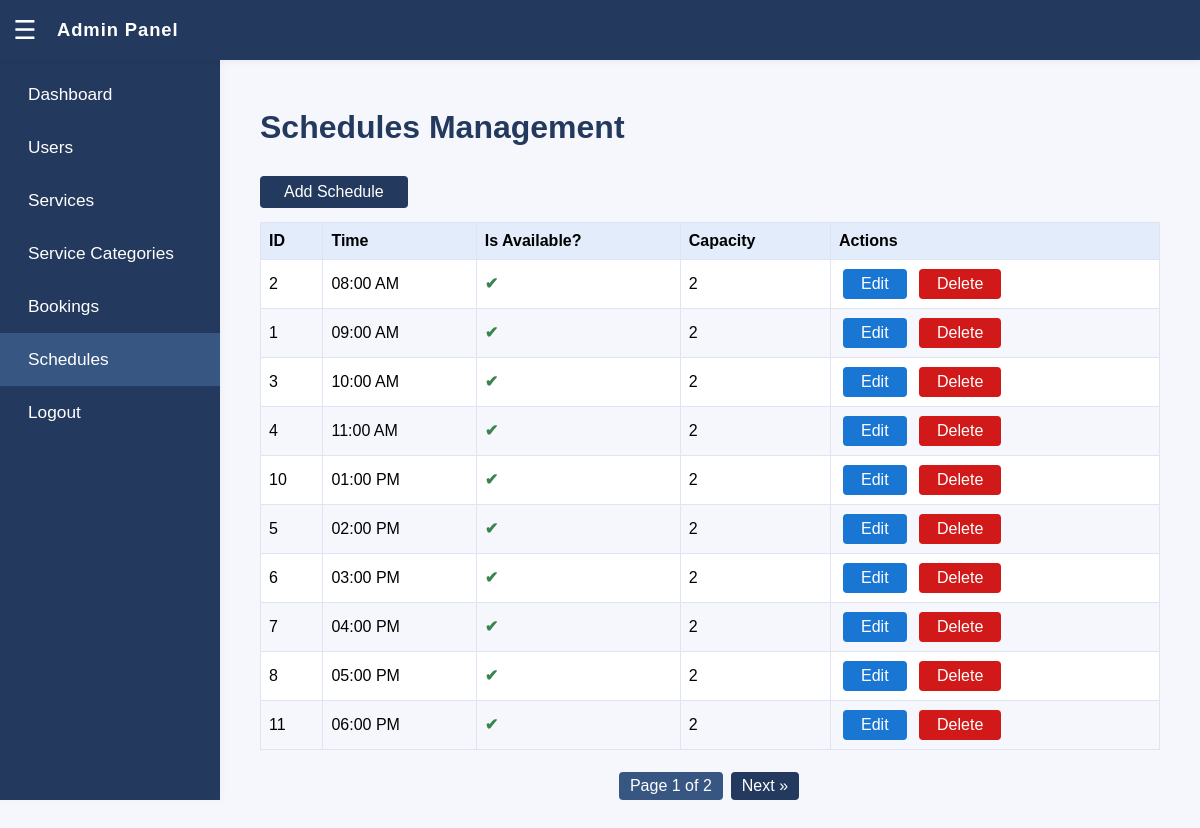
/dashboard/schedules/ (signed in), run on the app's committed database.
### booking/models.py (models this page shows, shortened)
class Schedule(models.Model):
    available_time = models.TimeField()
    is_available = models.BooleanField(default=True)
    capacity = models.PositiveIntegerField(default=1, help_text="Max bookings per slot (number of staff available)")
    class Meta:
        ordering = ["available_time"]

### booking/views.py (the view)
# urls.py: path('dashboard/schedules/', views.admin_schedule, name='admin_schedule'),
@login_required
def admin_schedule(request):
    schedule_qs = Schedule.objects.all().order_by('available_time')
    paginator = Paginator(schedule_qs, 10)
    page_number = request.GET.get('page')
    schedules = paginator.get_page(page_number)
    context = {
        'schedules': schedules,
        'is_paginated': schedules.has_other_pages(),
        'page_obj': schedules,
    }
    return render(request, 'admin/admin_schedule.html', context)

### booking/templates/admin/admin_schedule.html (shortened to what this page needs)
<!DOCTYPE html>
<html lang="en">
<head>
</head>
<body>
    <div class="app-header">
        <button class="hamburger" id="sidebarToggle" aria-label="Open menu">
            <span>&#9776;</span>
        </button>
        <span class="header-title">Admin Panel</span>
    </div>
    <nav class="sidebar" id="sidebar">
        <div class="sidebar-nav">
            <a href="{% url 'admin_dashboard' %}" class="{% if request.resolver_match.url_name == 'admin_dashboard' %}active{% endif %}">Dashboard</a>
            <a href="{% url 'admin_users' %}" class="{% if request.resolver_match.url_name == 'admin_users' %}active{% endif %}">Users</a>
            <a href="{% url 'admin_services' %}" class="{% if request.resolver_match.url_name == 'admin_services' %}active{% endif %}">Services</a>
            <a href="{% url 'admin_servicecategory_list' %}" class="{% if request.resolver_match.url_name == 'admin_servicecategory_list' %}active{% endif %}">Service Categories</a>
            <a href="{% url 'admin_bookings' %}" class="{% if request.resolver_match.url_name == 'admin_bookings' %}active{% endif %}">Bookings</a>
            <a href="{% url 'admin_schedule' %}" class="{% if request.resolver_match.url_name == 'admin_schedule' %}active{% endif %}">Schedules</a>
            <a href="{% url 'admin_logout' %}" class="logout">Logout</a>
        </div>
    </nav>
    <div class="main-content" id="mainContent">
        <h1 style="color:#23395d">Schedules Management</h1>
        <a href="{% url 'admin_add_schedule' %}" class="btn-add-schedule">Add Schedule</a>
        <table>
            <thead>
                <tr>
                    <th>ID</th>
                    <th>Time</th>
                    <th>Is Available?</th>
                    <th>Capacity</th>
                    <th>Actions</th>
                </tr>
            </thead>
            <tbody>
                {% for schedule in schedules %}
                <tr>
                    <td>{{ schedule.id }}</td>
                    <td>{{ schedule.available_time|time:"h:i A" }}</td>
                    <td>
                        {% if schedule.is_available %}
                            <span class="schedule-status-yes">✔</span>
                        {% else %}
                            <span class="schedule-status-no">✗</span>
                        {% endif %}
                    </td>
                    <td>{{ schedule.capacity }}</td>
                    <td class="actions">
                        <a href="{% url 'admin_edit_schedule' schedule.id %}" class="btn-action btn-edit">Edit</a>
                        <form method="post" action="{% url 'admin_delete_schedule' schedule.id %}" style="display:inline;" onsubmit="return confirm('Are you sure you want to delete this schedule slot?');">
                            <button type="submit" class="btn-action btn-delete">Delete</button>
                        </form>
                    </td>
                </tr>
                {% empty %}
                <tr>
                    <td colspan="5"><em>No schedules found.</em></td>
                </tr>
                {% endfor %}
            </tbody>
        </table>
        <div class="pagination">
            <span class="current">Page {{ schedules.number }} of {{ schedules.paginator.num_pages }}</span>
            {% if schedules.has_next %}
                <a href="?page={{ schedules.next_page_number }}">Next &raquo;</a>
            {% endif %}
        </div>
</body>
</html>

### booking/templates/admin/admin_schedule.html (style rules this page uses)
body { font-family: Arial, sans-serif; margin: 0; background: #f6f7fc; }
.app-header { position: fixed; top: 0; left: 0; right: 0; height: 60px; background: #23395d; color: #fff; z-index: 1200; display: flex; align-items: center; padding-left: 8px; box-shadow: 0 2px 6px rgba(34,34,36,0.05); }
.app-header .hamburger { width: 34px; height: 34px; background: #23395d; color: #fff; border: none; display: flex; align-items: center; justify-content: center; cursor: pointer; border-radius: 5px; outline: none; transition: background 0.2s; font-size: 26px; }
.app-header .header-title { margin-left: 15px; font-size: 1.15em; font-weight: 600; letter-spacing: .05em; flex: 1; }
.sidebar { position: fixed; left: 0; top: 60px; width: 220px; height: calc(100vh - 60px); background: #23395d; color: #fff; padding-top: 0; transition: transform 0.3s ease; z-index: 1000; box-shadow: 2px 0 6px rgba(34,34,36,0.03); display: flex; flex-direction: column; align-items: stretch; }
.sidebar-nav { flex: 1; display: flex; flex-direction: column; margin-top: 8px; }
.sidebar-nav a { display: block; padding: 16px 28px; color: #fff; text-decoration: none; transition: background 0.2s; font-size: 1.08em; }
.sidebar-nav a:hover, .sidebar-nav a.active { background: #385682; }
.main-content { margin-left: 220px; padding: 88px 40px 28px 40px; transition: margin-left 0.3s ease; }
.btn-action { display: inline-block; background: #1976d2; color: #fff; padding: 6px 18px; border: none; border-radius: 4px; margin: 0 4px; cursor: pointer; font-size: 1em; text-align: center; transition: background 0.17s; text-decoration: none; }
.btn-action.btn-edit { background: #1976d2; }
.btn-action.btn-delete { background: #d21919; }
.btn-add-schedule { background: #23395d; color: #fff; padding: 7px 24px; font-size: 1em; border: none; border-radius: 4px; margin-bottom: 14px; margin-top: 8px; margin-right: 6px; transition: background 0.2s; text-decoration: none; display: inline-block; }
table { border-collapse: collapse; background: #fff; width: 100%; margin-bottom: 14px; }
th, td { border: 1px solid #dee4f1; padding: 9px 8px; text-align: left; }
th { background: #e3ecfa; font-weight: 600; }
tr:nth-child(even) { background: #f6f7fc; }
.schedule-status-yes { color: #39844e; font-weight: bold; }
.pagination { margin-top: 22px; display: flex; justify-content: center; align-items: center; gap: 6px; }
.pagination a, .pagination span { display: inline-block; padding: 5px 11px; background: #23395d; color: #fff; text-decoration: none; border-radius: 4px; margin-right: 2px; font-size: 1em; min-width: 18px; text-align: center; }
.pagination span.current, .pagination .current { background: #385682; }

### data on the page
Schedule: id "2", available_time "08:00 AM", capacity "2"
Schedule: id "1", available_time "09:00 AM", capacity "2"
Schedule: id "3", available_time "10:00 AM", capacity "2"
Schedule: id "4", available_time "11:00 AM", capacity "2"
Schedule: id "10", available_time "01:00 PM", capacity "2"
Schedule: id "5", available_time "02:00 PM", capacity "2"
Schedule: id "6", available_time "03:00 PM", capacity "2"
Schedule: id "7", available_time "04:00 PM", capacity "2"
Schedule: id "8", available_time "05:00 PM", capacity "2"
Schedule: id "11", available_time "06:00 PM", capacity "2"

### other printed values
{{ schedules.number }} "1"
{{ schedules.paginator.num_pages }} "2"
